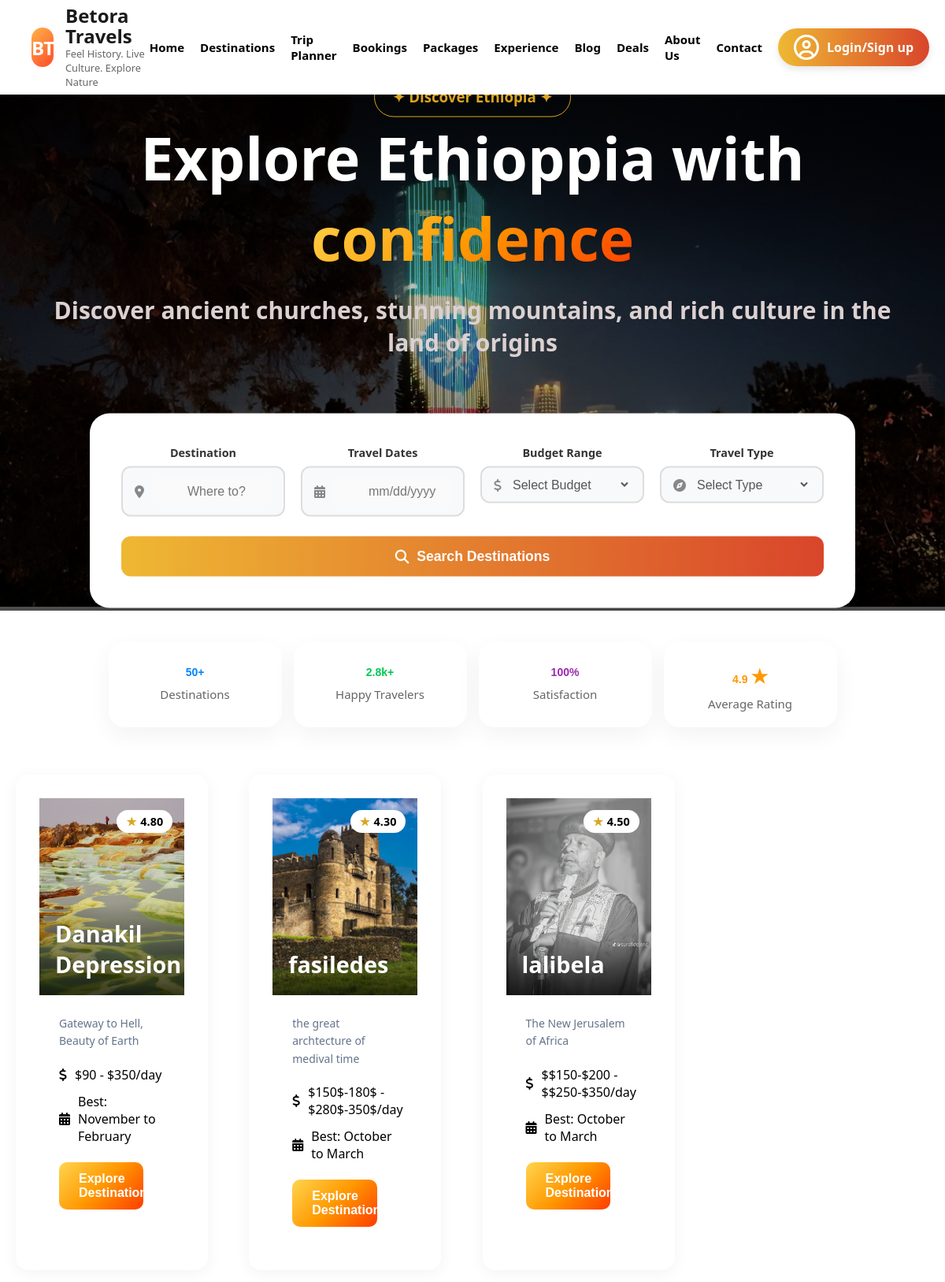
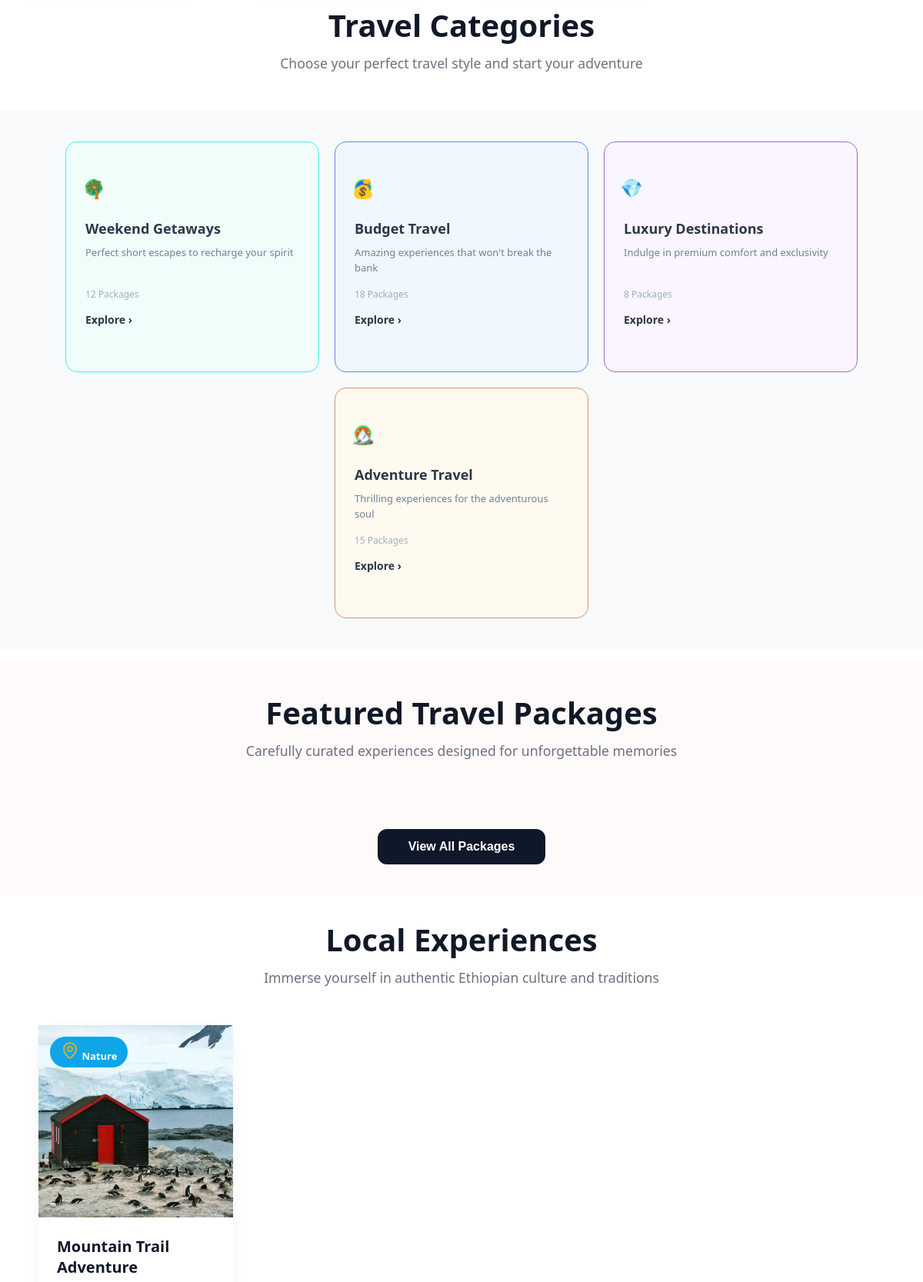
The page / (upper part) on the database its author committed (2 pictures, top to bottom).
### tables this page shows
CREATE TABLE `destinations` (
  `id` int(11) NOT NULL,
  `name` varchar(100) DEFAULT NULL,
  `tagline` varchar(255) DEFAULT NULL,
  `region` varchar(100) DEFAULT NULL,
  `type` enum('adventure','cultural','religious','historical','nature') DEFAULT NULL,
  `description` text DEFAULT NULL,
  `highlights` text DEFAULT NULL,
  `best_time` varchar(100) DEFAULT NULL,
  `dry_season` varchar(255) DEFAULT NULL,
  `rainy_season` varchar(255) DEFAULT NULL,
  `spring_weather` varchar(100) DEFAULT NULL,
  `summer_weather` varchar(100) DEFAULT NULL,
  `autumn_weather` varchar(100) DEFAULT NULL,
  `winter_weather` varchar(100) DEFAULT NULL,
  `average_cost` decimal(10,2) DEFAULT NULL,
  `budget_cost` varchar(50) DEFAULT NULL,
  `standard_cost` varchar(50) DEFAULT NULL,
  `luxury_cost` varchar(50) DEFAULT NULL,
  `accommodation` varchar(255) DEFAULT NULL,
  `rating` decimal(3,2) DEFAULT 0.00,
  `reviews` int(11) DEFAULT 0,
  `distance_info` varchar(255) DEFAULT NULL,
  `map_location` text DEFAULT NULL,
  `video_url` varchar(255) DEFAULT NULL,
  `image` varchar(255) DEFAULT NULL,
  `image2` varchar(255) DEFAULT NULL,
  `image3` varchar(255) DEFAULT NULL,
  `image4` varchar(255) DEFAULT NULL
);

CREATE TABLE `experiences` (
  `id` int(11) NOT NULL,
  `name` varchar(150) DEFAULT NULL,
  `category` varchar(50) DEFAULT NULL,
  `location` varchar(150) DEFAULT NULL,
  `map_link` text DEFAULT NULL,
  `price` decimal(10,2) DEFAULT NULL,
  `duration` varchar(50) DEFAULT NULL,
  `schedule` varchar(100) DEFAULT 'Daily at 11:00 AM',
  `languages` varchar(100) DEFAULT 'English',
  `description` text DEFAULT NULL,
  `whats_included` text DEFAULT NULL,
  `not_included` text DEFAULT NULL,
  `itinerary` text DEFAULT NULL,
  `image` varchar(255) DEFAULT NULL,
  `gallery` text DEFAULT NULL,
  `difficulty` enum('Easy','Moderate','Challenging') DEFAULT 'Easy',
  `status` enum('Active','Inactive') DEFAULT 'Active',
  `capacity` int(11) DEFAULT 0,
  `rating` decimal(2,1) DEFAULT 5.0,
  `is_featured` tinyint(1) DEFAULT 0
);

### index.php (the view, shortened to what this page needs)
<?php
include 'db.php';
$exp_query = "SELECT * FROM experiences WHERE status = 'Active' ORDER BY is_featured DESC, id DESC LIMIT 4";
$exp_result = $conn->query($exp_query);
?>
<!DOCTYPE html>
<html lang="en">
<head>
   <link href="https://googleapis.com" rel="stylesheet">
  <link rel="stylesheet" href="https://cloudflare.com">
  <link rel="stylesheet" href="https://cdnjs.cloudflare.com/ajax/libs/font-awesome/6.5.0/css/all.min.css">
  <link rel="stylesheet" href="https://cdn.jsdelivr.net/npm/swiper@11/swiper-bundle.min.css"/>
  <link rel="stylesheet" href="welcome.css">
  <link rel="stylesheet" href="cards.css">
  <link rel="stylesheet" href="ai.css">
</head>
<body>
<nav id="navbar">
  <div class="brand">
    <div class="bt">BT</div>
    <div class="logo-text">
      <h1>  Betora Travels</h1>
    <h2>Feel History. Live Culture. Explore Nature</h2>
    </div></div>
  <ul class="menu" id="menu-list">
    <li><a class="underline-text" href="index.php#Home">Home</a></li>
    <li><a class="underline-text" href="destination.php">Destinations</a></li>
    <li><a class="underline-text" href="trip.html#trip">Trip Planner</a></li>
    <li><a class="underline-text" href="booking.html#Bookings">Bookings</a></li>
    <li><a class="underline-text" href="packages.php#packages">Packages</a></li>
    <li><a class="underline-text" href="experience.php#Experience">Experience</a></li>
    <li><a class="underline-text" href="blog.php#Blog">Blog</a></li>
    <li><a class="underline-text" href="deals.php#Deals">Deals</a></li>
    <li><a class="underline-text" href="aboutus.html#About-Us">About Us</a></li>
    <li><a class="underline-text" href="contactus.html#Contact">Contact</a></li>
    <div class="header-actions">
  <div class="login-pill">
    <i class="fa-regular fa-circle-user"></i>
   <span>  <?php
      if (isset($_SESSION['username'])) {
          echo "Hi, " . htmlspecialchars($_SESSION['username']);
      } else {
          echo "Login/Sign up";
      }
    ?></span>
  </div>
  </div>
  </ul>
</nav>
<div id="Home" class="hero-section">
  <div class="swiper mySwiper">
    <div class="swiper-wrapper">
      <div class="swiper-slide">
        <div class="slide-img-container">
          <img class="welcome-img" src="images/cbe.jpg">
          <div class="slide-overlay"></div>
        </div>
      </div>
    </div>
    <div class="video-text">
      <h3>✦ Discover Ethiopia ✦</h3>
      <h2>Explore Ethioppia with <span>confidence</span></h2>
      <p>Discover ancient churches, stunning mountains, and rich culture in the<br> land of origins</p>
      <div class="se-ca">
        <div class="search-card">
        <div class="input-row">
          <div class="input-group">
            <label>Destination</label>
            <div class="input-wrapper">
              <i class="fa-solid fa-location-dot"></i>
              <input type="text"  id="dest-input" placeholder="Where to?">
            </div>
          </div>
          <div class="input-group">
            <label>Travel Dates</label>
            <div class="input-wrapper">
              <i class="fa-solid fa-calendar-days"></i>
              <input type="text" placeholder="mm/dd/yyyy" onfocus="(this.type='date')">
            </div>
          </div>
          <div class="input-group">
            <label>Budget Range</label>
            <div class="input-wrapper">
              <i class="fa-solid fa-dollar-sign"></i>
              <select class="custom-select">
                <option value="" disabled selected>Select Budget</option>
              </select>
            </div>
          </div>
          <div class="input-group">
            <label>Travel Type</label>
            <div class="input-wrapper">
              <i class="fa-solid fa-compass"></i>
              <select class="custom-select">
                <option value="" disabled selected>Select Type</option>
              </select>
            </div>
          </div>
        </div>
        <button class="search-btn">
          <i class="fa-solid fa-magnifying-glass"></i> Search Destinations
        </button>
      </div>
    </div>
    </div>
      </div>
  <div class="stat">
    <div class="stat-icons">
  <h2 class="count" >50+</h2>
  <p>Destinations</p>
 </div>
  <div class="stat-icons">
    <h2 class="count" >2.8k+</h2>
    <p>Happy Travelers</p>
 </div>
 <div class="stat-icons">
  <h2 class="count" >100%</h2>
  <p>Satisfaction</p>
 </div>
 <div class="stat-icons">
  <h2 class="count" >4.9</h2>
  <p>Average Rating</p>
 </div>
</div>
  </div>
<?php
include 'db.php';
$sql = "SELECT * FROM destinations ORDER BY id DESC LIMIT 4";
$result = mysqli_query($conn, $sql);
?>
<section class="cards-container">
    <?php while($row = mysqli_fetch_assoc($result)): ?>
    <div class="card">
        <div class="image-container">
            <img src="admin/uploads/<?php echo $row['image']; ?>" alt="<?php echo htmlspecialchars($row['name']); ?>" class="hero-img">
            <div class="rating-badge">
                <span>★</span> <?php echo $row['rating']; ?>
            </div>
            <div class="title-overlay"><?php echo htmlspecialchars($row['name']); ?></div>
        </div>
        <div class="content">
            <p class="description">
                <?php echo htmlspecialchars($row['tagline']); ?>
            </p>
            <div class="info-row">
                <i class="fa-solid fa-dollar-sign"></i>
                $<?php echo $row['budget_cost']; ?> - $<?php echo $row['luxury_cost']; ?>/day
            </div>
            <div class="info-row">
                <i class="fa-solid fa-calendar-days"></i>
                Best: <?php echo htmlspecialchars($row['best_time']); ?>
            </div>
            <a href="admin/view_destination.php?id=<?php echo $row['id']; ?>&source=home" style="text-decoration:none;">
                <button class="btn">Explore Destination</button>
            </a>
        </div>
    </div>
    <?php endwhile; ?>
</section>
<section class="travel-categories">
  <div class="header">
    <h1>Travel Categories</h1>
    <p>Choose your perfect travel style and start your adventure</p>
  </div>
  <div class="card-container">
    <div class="cards card-green">
      <div class="icon icon-green">🌴</div>
      <h3>Weekend Getaways</h3>
      <p>Perfect short escapes to recharge your spirit</p>
      <span class="packages">12 Packages</span>
      <a href="#" class="explore">Explore &rsaquo;</a>
    </div>
    <div class="cards card-blue">
      <div class="icon icon-blue">💰</div>
      <h3>Budget Travel</h3>
      <p>Amazing experiences that won't break the bank</p>
      <span class="packages">18 Packages</span>
      <a href="#" class="explore">Explore &rsaquo;</a>
    </div>
    <div class="cards card-purple">
      <div class="icon icon-purple">💎</div>
      <h3>Luxury Destinations</h3>
      <p>Indulge in premium comfort and exclusivity</p>
      <span class="packages">8 Packages</span>
      <a href="#" class="explore">Explore &rsaquo;</a>
    </div>
    <div class="cards card-orange">
      <div class="icon icon-orange">🏔️</div>
      <h3>Adventure Travel</h3>
      <p>Thrilling experiences for the adventurous soul</p>
      <span class="packages">15 Packages</span>
      <a href="#" class="explore">Explore &rsaquo;</a>
    </div>
  </div>
</section>
<section class="featured-packages">
  <div class="header">
    <h1>Featured Travel Packages</h1>
    <p>Carefully curated experiences designed for unforgettable memories</p>
  </div>
  <div class="view-all-container">
    <a href="packages.php">
      <button class="view-all-btn">View All Packages</button>
    </a>
  </div>
</section>
<section class="experience-cards">
  <div class="header">
    <h1>Local Experiences</h1>
    <p>Immerse yourself in authentic Ethiopian culture and traditions</p>
  </div>
  <div class="package-grid">
    <?php if ($exp_result && $exp_result->num_rows > 0): ?>
      <?php while($row = $exp_result->fetch_assoc()): ?>
        <div class="package-card">
          <div class="image-container">
            <img src="admin/uploads/<?php echo htmlspecialchars($row['image']); ?>" alt="<?php echo htmlspecialchars($row['name']); ?>">
            <span class="badge">
              <?php
                $icon = "map-pin";
              ?>
              <i data-lucide="<?php echo $icon; ?>" class="icon-yellow"></i>
              <?php echo htmlspecialchars($row['category']); ?>
            </span>
          </div>
          <div class="card-content">
            <h3><?php echo htmlspecialchars($row['name']); ?></h3>
          </div>
        </div>
      <?php endwhile; ?>
    <?php else: ?>
      <p style="text-align:center; width:100%; grid-column: 1/-1;">No local experiences available yet.</p>
    <?php endif; ?>
  </div>
</section>
</body>
</html>

### ai.css (style rules this page uses)
.card { width:90% ; background: white; padding: 30px; border-radius: 16px; box-shadow: var(--card-shadow); }
.input-wrapper { position: relative; display: flex; align-items: center; }
.input-wrapper input { width: 100%; padding: 12px 12px 12px 40px; border: 1px solid #e5e7eb; border-radius: 8px; background-color: #fafafa; font-size: 14px; }
.icon-purple { color: var(--accent-purple); width: 20px; }
:root { --primary-blue: #0ea5e9; --text-dark: #1e293b; --text-muted: #64748b; --accent-gold: #eab308; --border-color: #f1f5f9; }
.card-container { display: flex; justify-content: center; padding: 40px; background-color: #f8fafc; }
.badge { background-color: var(--primary-blue); color: white; padding: 6px 14px; border-radius: 20px; font-size: 13px; font-weight: 600; }
.card-content { padding: 24px; }
.description { font-size: 14px; color: var(--text-muted); line-height: 1.6; margin-bottom: 20px; }
:root { --star-yellow: #facc15; --text-gray: #6b7280; --bg-yellow: #fefce8; --border-yellow: #fef08a; }
.header { text-align: center; margin-bottom: 50px; }
.header h1 { font-size: 2.5rem; color: #111827; margin-bottom: 10px; }
.header p { color: var(--text-gray); }
.count { color: var(--text-gray); font-size: 14px; }
h1 { font-size: 2.5rem; margin-bottom: 15px; font-weight: 800; }
.input-wrapper { position: relative; flex-grow: 1; }
.input-wrapper input { width: 100%; padding: 18px 18px 18px 45px; border-radius: 12px; border: none; font-size: 16px; height: 20px; }

### rows shown on the page
destinations: image (picture), rating "4.80", name "Danakil Depression", tagline "Gateway to Hell, Beauty of Earth", budget_cost "90", luxury_cost "350", best_time "November to February"
destinations: image (picture), rating "4.30", name "fasiledes", tagline "the great archtecture of medival time", budget_cost "150$-180$", luxury_cost "280$-350$", best_time "October to March"
destinations: image (picture), rating "4.50", name "lalibela", tagline "The New Jerusalem of Africa", budget_cost "$150-$200", luxury_cost "$250-$350", best_time "October to March"
experiences: image (picture), category "Nature", name "Mountain Trail Adventure"
